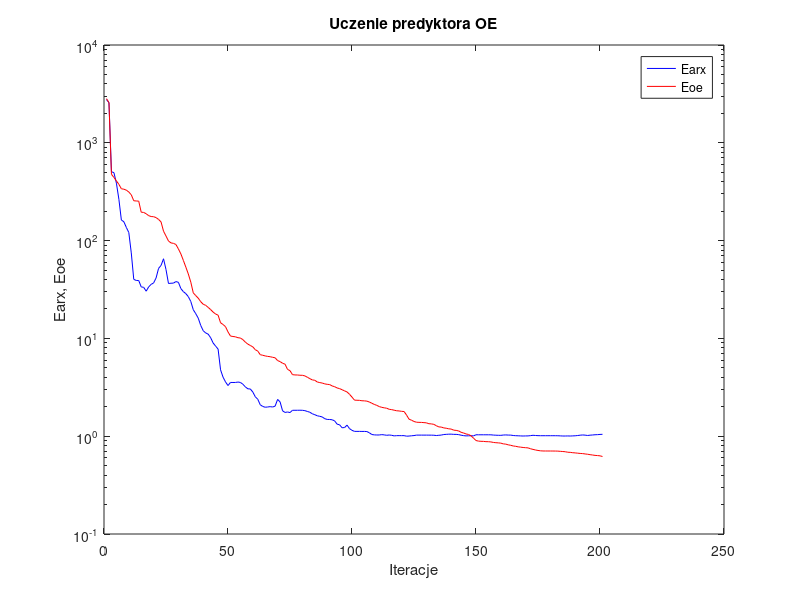
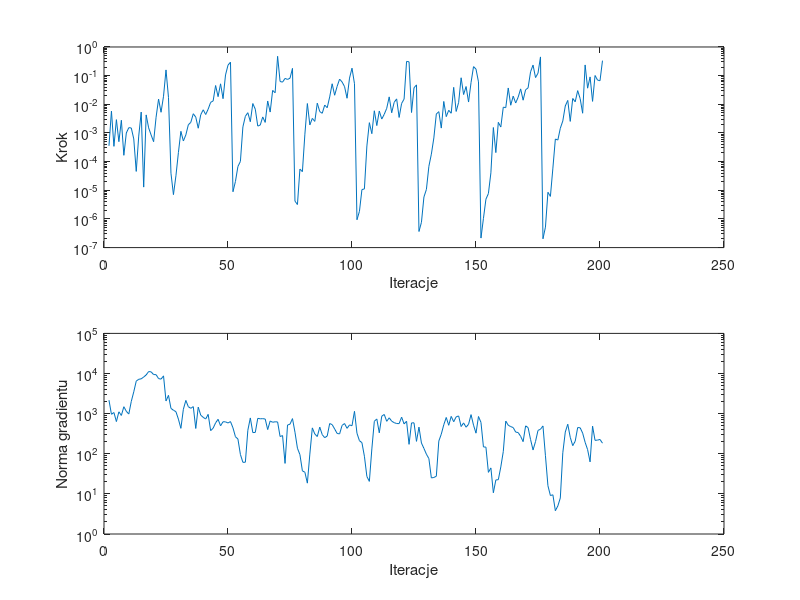

Source code (MATLAB) for these figures, in order:
%uczenie predyktora oe
clear all;
n=0; farx(n+1)=2.768717e+003; foe(n+1)=2.828137e+003; wspucz(n+1)=0.000000e+000; ng(n+1)=0.000000e+000;
%odnowa zmiennej metryki
n=1; farx(n+1)=2.568136e+003; foe(n+1)=2.582250e+003; krok(n+1)=3.559311e-004; ng(n+1)=2.166682e+003;
n=2; farx(n+1)=5.055500e+002; foe(n+1)=4.762487e+002; krok(n+1)=5.767896e-003; ng(n+1)=9.634037e+002;
n=3; farx(n+1)=4.956094e+002; foe(n+1)=4.424107e+002; krok(n+1)=3.411214e-004; ng(n+1)=1.066085e+003;
n=4; farx(n+1)=3.865161e+002; foe(n+1)=4.080400e+002; krok(n+1)=2.914669e-003; ng(n+1)=6.341893e+002;
n=5; farx(n+1)=2.647045e+002; foe(n+1)=3.760775e+002; krok(n+1)=4.966995e-004; ng(n+1)=1.110304e+003;
n=6; farx(n+1)=1.624023e+002; foe(n+1)=3.389801e+002; krok(n+1)=2.774090e-003; ng(n+1)=9.015942e+002;
n=7; farx(n+1)=1.559207e+002; foe(n+1)=3.354132e+002; krok(n+1)=1.661929e-004; ng(n+1)=1.487100e+003;
n=8; farx(n+1)=1.364954e+002; foe(n+1)=3.280714e+002; krok(n+1)=9.977322e-004; ng(n+1)=1.142833e+003;
n=9; farx(n+1)=1.209792e+002; foe(n+1)=3.139650e+002; krok(n+1)=1.532691e-003; ng(n+1)=9.768259e+002;
n=10; farx(n+1)=7.484930e+001; foe(n+1)=2.940638e+002; krok(n+1)=1.491801e-003; ng(n+1)=2.014803e+003;
n=11; farx(n+1)=4.014964e+001; foe(n+1)=2.555442e+002; krok(n+1)=6.196678e-004; ng(n+1)=3.495794e+003;
n=12; farx(n+1)=3.914297e+001; foe(n+1)=2.542299e+002; krok(n+1)=4.554340e-005; ng(n+1)=6.463006e+003;
n=13; farx(n+1)=3.906467e+001; foe(n+1)=2.532121e+002; krok(n+1)=7.779359e-004; ng(n+1)=7.175534e+003;
n=14; farx(n+1)=3.364404e+001; foe(n+1)=1.952211e+002; krok(n+1)=5.355898e-003; ng(n+1)=7.374129e+003;
n=15; farx(n+1)=3.326511e+001; foe(n+1)=1.940742e+002; krok(n+1)=1.290553e-005; ng(n+1)=8.173959e+003;
n=16; farx(n+1)=3.039003e+001; foe(n+1)=1.881969e+002; krok(n+1)=4.267031e-003; ng(n+1)=9.218197e+003;
n=17; farx(n+1)=3.359326e+001; foe(n+1)=1.800195e+002; krok(n+1)=1.505777e-003; ng(n+1)=1.119411e+004;
n=18; farx(n+1)=3.569132e+001; foe(n+1)=1.762167e+002; krok(n+1)=8.500296e-004; ng(n+1)=1.099798e+004;
n=19; farx(n+1)=3.688582e+001; foe(n+1)=1.756017e+002; krok(n+1)=4.957630e-004; ng(n+1)=9.416795e+003;
n=20; farx(n+1)=4.152072e+001; foe(n+1)=1.718138e+002; krok(n+1)=3.544455e-003; ng(n+1)=9.362548e+003;
n=21; farx(n+1)=5.198369e+001; foe(n+1)=1.646538e+002; krok(n+1)=1.520725e-002; ng(n+1)=7.469784e+003;
n=22; farx(n+1)=5.573153e+001; foe(n+1)=1.553814e+002; krok(n+1)=5.274350e-003; ng(n+1)=7.247057e+003;
n=23; farx(n+1)=6.520691e+001; foe(n+1)=1.247749e+002; krok(n+1)=1.913246e-002; ng(n+1)=8.740101e+003;
n=24; farx(n+1)=5.059099e+001; foe(n+1)=1.114151e+002; krok(n+1)=1.583927e-001; ng(n+1)=2.067266e+003;
n=25; farx(n+1)=3.644044e+001; foe(n+1)=9.904003e+001; krok(n+1)=1.740861e-002; ng(n+1)=2.855917e+003;
%odnowa zmiennej metryki
n=26; farx(n+1)=3.665725e+001; foe(n+1)=9.473087e+001; krok(n+1)=3.939832e-005; ng(n+1)=1.350700e+003;
n=27; farx(n+1)=3.675696e+001; foe(n+1)=9.370535e+001; krok(n+1)=7.048309e-006; ng(n+1)=1.215273e+003;
n=28; farx(n+1)=3.810355e+001; foe(n+1)=9.126778e+001; krok(n+1)=3.193262e-005; ng(n+1)=1.120105e+003;
n=29; farx(n+1)=3.745708e+001; foe(n+1)=8.221090e+001; krok(n+1)=2.064568e-004; ng(n+1)=7.294579e+002;
n=30; farx(n+1)=3.230307e+001; foe(n+1)=7.304543e+001; krok(n+1)=1.140915e-003; ng(n+1)=4.299281e+002;
n=31; farx(n+1)=3.006067e+001; foe(n+1)=6.273251e+001; krok(n+1)=5.251366e-004; ng(n+1)=1.284485e+003;
n=32; farx(n+1)=2.869803e+001; foe(n+1)=5.355707e+001; krok(n+1)=8.566255e-004; ng(n+1)=2.134881e+003;
n=33; farx(n+1)=2.671424e+001; foe(n+1)=4.554177e+001; krok(n+1)=1.926084e-003; ng(n+1)=1.489329e+003;
n=34; farx(n+1)=2.384778e+001; foe(n+1)=3.759920e+001; krok(n+1)=2.344633e-003; ng(n+1)=1.358279e+003;
n=35; farx(n+1)=1.964500e+001; foe(n+1)=2.920545e+001; krok(n+1)=4.689265e-003; ng(n+1)=1.494584e+003;
n=36; farx(n+1)=1.788763e+001; foe(n+1)=2.739079e+001; krok(n+1)=3.572423e-003; ng(n+1)=4.269184e+002;
n=37; farx(n+1)=1.610810e+001; foe(n+1)=2.578813e+001; krok(n+1)=1.462416e-003; ng(n+1)=1.452878e+003;
n=38; farx(n+1)=1.356726e+001; foe(n+1)=2.373786e+001; krok(n+1)=4.312903e-003; ng(n+1)=9.175847e+002;
n=39; farx(n+1)=1.199216e+001; foe(n+1)=2.233694e+001; krok(n+1)=6.430697e-003; ng(n+1)=8.085138e+002;
n=40; farx(n+1)=1.137026e+001; foe(n+1)=2.178665e+001; krok(n+1)=4.403244e-003; ng(n+1)=7.343269e+002;
n=41; farx(n+1)=1.105482e+001; foe(n+1)=2.075679e+001; krok(n+1)=6.764823e-003; ng(n+1)=9.592602e+002;
n=42; farx(n+1)=1.016453e+001; foe(n+1)=1.969856e+001; krok(n+1)=1.171709e-002; ng(n+1)=3.771971e+002;
n=43; farx(n+1)=8.982846e+000; foe(n+1)=1.859176e+001; krok(n+1)=1.305754e-002; ng(n+1)=4.335789e+002;
n=44; farx(n+1)=8.340689e+000; foe(n+1)=1.774770e+001; krok(n+1)=4.524124e-002; ng(n+1)=5.898551e+002;
n=45; farx(n+1)=7.783860e+000; foe(n+1)=1.728848e+001; krok(n+1)=1.848181e-002; ng(n+1)=7.225791e+002;
n=46; farx(n+1)=4.771987e+000; foe(n+1)=1.444611e+001; krok(n+1)=5.184392e-002; ng(n+1)=4.972990e+002;
n=47; farx(n+1)=4.014257e+000; foe(n+1)=1.387802e+001; krok(n+1)=1.571994e-002; ng(n+1)=6.286211e+002;
n=48; farx(n+1)=3.590265e+000; foe(n+1)=1.317624e+001; krok(n+1)=1.057221e-001; ng(n+1)=6.240746e+002;
n=49; farx(n+1)=3.295438e+000; foe(n+1)=1.164715e+001; krok(n+1)=2.320583e-001; ng(n+1)=5.847396e+002;
n=50; farx(n+1)=3.545968e+000; foe(n+1)=1.057169e+001; krok(n+1)=2.953927e-001; ng(n+1)=6.339350e+002;
%odnowa zmiennej metryki
n=51; farx(n+1)=3.542351e+000; foe(n+1)=1.045912e+001; krok(n+1)=8.887598e-006; ng(n+1)=4.432140e+002;
n=52; farx(n+1)=3.544017e+000; foe(n+1)=1.038023e+001; krok(n+1)=2.036925e-005; ng(n+1)=2.655201e+002;
n=53; farx(n+1)=3.580267e+000; foe(n+1)=1.016828e+001; krok(n+1)=6.775097e-005; ng(n+1)=2.329403e+002;
n=54; farx(n+1)=3.545057e+000; foe(n+1)=1.008500e+001; krok(n+1)=1.015140e-004; ng(n+1)=9.603398e+001;
n=55; farx(n+1)=3.399273e+000; foe(n+1)=9.715707e+000; krok(n+1)=1.624224e-003; ng(n+1)=6.116128e+001;
n=56; farx(n+1)=3.195663e+000; foe(n+1)=9.158836e+000; krok(n+1)=3.816075e-003; ng(n+1)=6.150488e+001;
n=57; farx(n+1)=3.051121e+000; foe(n+1)=8.740200e+000; krok(n+1)=5.095665e-003; ng(n+1)=3.853988e+002;
n=58; farx(n+1)=3.040148e+000; foe(n+1)=8.469069e+000; krok(n+1)=2.469223e-003; ng(n+1)=7.817696e+002;
n=59; farx(n+1)=2.829979e+000; foe(n+1)=8.191483e+000; krok(n+1)=1.063635e-002; ng(n+1)=3.370449e+002;
n=60; farx(n+1)=2.531106e+000; foe(n+1)=7.668298e+000; krok(n+1)=6.757425e-003; ng(n+1)=3.402894e+002;
n=61; farx(n+1)=2.386593e+000; foe(n+1)=7.412589e+000; krok(n+1)=1.736904e-003; ng(n+1)=7.636436e+002;
n=62; farx(n+1)=2.096230e+000; foe(n+1)=6.818172e+000; krok(n+1)=1.889589e-003; ng(n+1)=7.434814e+002;
n=63; farx(n+1)=2.015390e+000; foe(n+1)=6.720853e+000; krok(n+1)=3.625910e-003; ng(n+1)=7.498895e+002;
n=64; farx(n+1)=1.977891e+000; foe(n+1)=6.621888e+000; krok(n+1)=2.337021e-003; ng(n+1)=7.343310e+002;
n=65; farx(n+1)=1.989612e+000; foe(n+1)=6.546689e+000; krok(n+1)=1.305754e-002; ng(n+1)=4.006024e+002;
n=66; farx(n+1)=2.005813e+000; foe(n+1)=6.499753e+000; krok(n+1)=5.355898e-003; ng(n+1)=6.548784e+002;
n=67; farx(n+1)=1.988948e+000; foe(n+1)=6.407572e+000; krok(n+1)=3.052860e-002; ng(n+1)=6.098744e+002;
n=68; farx(n+1)=2.029486e+000; foe(n+1)=6.333705e+000; krok(n+1)=2.527804e-002; ng(n+1)=6.263529e+002;
n=69; farx(n+1)=2.377803e+000; foe(n+1)=5.935480e+000; krok(n+1)=4.726961e-001; ng(n+1)=6.211387e+002;
n=70; farx(n+1)=2.243751e+000; foe(n+1)=5.787455e+000; krok(n+1)=6.255374e-002; ng(n+1)=2.685036e+002;
n=71; farx(n+1)=1.818462e+000; foe(n+1)=5.572981e+000; krok(n+1)=5.934607e-002; ng(n+1)=2.839780e+002;
n=72; farx(n+1)=1.749591e+000; foe(n+1)=5.450507e+000; krok(n+1)=8.005809e-002; ng(n+1)=5.751921e+001;
n=73; farx(n+1)=1.769127e+000; foe(n+1)=4.821386e+000; krok(n+1)=7.374021e-002; ng(n+1)=5.201245e+002;
n=74; farx(n+1)=1.744574e+000; foe(n+1)=4.679623e+000; krok(n+1)=8.139610e-002; ng(n+1)=5.456996e+002;
n=75; farx(n+1)=1.841007e+000; foe(n+1)=4.258418e+000; krok(n+1)=1.794664e-001; ng(n+1)=7.520789e+002;
%odnowa zmiennej metryki
n=76; farx(n+1)=1.841299e+000; foe(n+1)=4.229844e+000; krok(n+1)=4.189291e-006; ng(n+1)=3.447323e+002;
n=77; farx(n+1)=1.841707e+000; foe(n+1)=4.225832e+000; krok(n+1)=3.185077e-006; ng(n+1)=1.371814e+002;
n=78; farx(n+1)=1.843438e+000; foe(n+1)=4.198851e+000; krok(n+1)=5.493831e-005; ng(n+1)=9.497891e+001;
n=79; farx(n+1)=1.840365e+000; foe(n+1)=4.195423e+000; krok(n+1)=4.461789e-005; ng(n+1)=3.742962e+001;
n=80; farx(n+1)=1.825069e+000; foe(n+1)=4.136118e+000; krok(n+1)=9.064776e-004; ng(n+1)=3.466783e+001;
n=81; farx(n+1)=1.790823e+000; foe(n+1)=4.007100e+000; krok(n+1)=1.064021e-002; ng(n+1)=1.851991e+001;
n=82; farx(n+1)=1.757577e+000; foe(n+1)=3.876721e+000; krok(n+1)=1.909306e-003; ng(n+1)=9.811891e+001;
n=83; farx(n+1)=1.695386e+000; foe(n+1)=3.763563e+000; krok(n+1)=3.225080e-003; ng(n+1)=4.413959e+002;
n=84; farx(n+1)=1.659210e+000; foe(n+1)=3.730777e+000; krok(n+1)=2.531421e-003; ng(n+1)=3.110982e+002;
n=85; farx(n+1)=1.616706e+000; foe(n+1)=3.582957e+000; krok(n+1)=1.095618e-002; ng(n+1)=2.688168e+002;
n=86; farx(n+1)=1.597864e+000; foe(n+1)=3.533941e+000; krok(n+1)=5.557598e-003; ng(n+1)=4.614352e+002;
n=87; farx(n+1)=1.573436e+000; foe(n+1)=3.494733e+000; krok(n+1)=4.866267e-003; ng(n+1)=2.991977e+002;
n=88; farx(n+1)=1.510918e+000; foe(n+1)=3.428290e+000; krok(n+1)=9.416683e-003; ng(n+1)=2.516390e+002;
n=89; farx(n+1)=1.484266e+000; foe(n+1)=3.392189e+000; krok(n+1)=7.591652e-003; ng(n+1)=2.763704e+002;
n=90; farx(n+1)=1.482286e+000; foe(n+1)=3.371598e+000; krok(n+1)=1.806016e-002; ng(n+1)=5.666224e+002;
n=91; farx(n+1)=1.472453e+000; foe(n+1)=3.265490e+000; krok(n+1)=5.205007e-002; ng(n+1)=5.316635e+002;
n=92; farx(n+1)=1.434177e+000; foe(n+1)=3.207347e+000; krok(n+1)=2.069473e-002; ng(n+1)=4.153671e+002;
n=93; farx(n+1)=1.327413e+000; foe(n+1)=3.115135e+000; krok(n+1)=4.215364e-002; ng(n+1)=3.205968e+002;
n=94; farx(n+1)=1.308398e+000; foe(n+1)=3.065118e+000; krok(n+1)=7.551359e-002; ng(n+1)=3.126873e+002;
n=95; farx(n+1)=1.220124e+000; foe(n+1)=2.987715e+000; krok(n+1)=6.020520e-002; ng(n+1)=5.095983e+002;
n=96; farx(n+1)=1.225554e+000; foe(n+1)=2.906955e+000; krok(n+1)=4.134280e-002; ng(n+1)=5.660665e+002;
n=97; farx(n+1)=1.297618e+000; foe(n+1)=2.834607e+000; krok(n+1)=1.626130e-002; ng(n+1)=4.298138e+002;
n=98; farx(n+1)=1.195184e+000; foe(n+1)=2.683459e+000; krok(n+1)=8.219922e-002; ng(n+1)=5.231390e+002;
n=99; farx(n+1)=1.148297e+000; foe(n+1)=2.509219e+000; krok(n+1)=1.822367e-001; ng(n+1)=4.993551e+002;
n=100; farx(n+1)=1.120468e+000; foe(n+1)=2.337984e+000; krok(n+1)=5.221283e-002; ng(n+1)=1.142731e+003;
%odnowa zmiennej metryki
n=101; farx(n+1)=1.120340e+000; foe(n+1)=2.330729e+000; krok(n+1)=9.360102e-007; ng(n+1)=3.246185e+002;
n=102; farx(n+1)=1.120200e+000; foe(n+1)=2.326008e+000; krok(n+1)=1.845341e-006; ng(n+1)=2.116726e+002;
n=103; farx(n+1)=1.118917e+000; foe(n+1)=2.303694e+000; krok(n+1)=1.057446e-005; ng(n+1)=1.890765e+002;
n=104; farx(n+1)=1.119353e+000; foe(n+1)=2.298679e+000; krok(n+1)=1.115447e-005; ng(n+1)=8.669510e+001;
n=105; farx(n+1)=1.115563e+000; foe(n+1)=2.282939e+000; krok(n+1)=3.522699e-004; ng(n+1)=2.711495e+001;
n=106; farx(n+1)=1.083297e+000; foe(n+1)=2.236772e+000; krok(n+1)=2.286608e-003; ng(n+1)=2.049921e+001;
n=107; farx(n+1)=1.040591e+000; foe(n+1)=2.172740e+000; krok(n+1)=9.446471e-004; ng(n+1)=1.318774e+002;
n=108; farx(n+1)=1.031603e+000; foe(n+1)=2.112886e+000; krok(n+1)=5.946996e-003; ng(n+1)=6.438342e+002;
n=109; farx(n+1)=1.028922e+000; foe(n+1)=2.066408e+000; krok(n+1)=1.810600e-003; ng(n+1)=7.367284e+002;
n=110; farx(n+1)=1.029583e+000; foe(n+1)=2.008154e+000; krok(n+1)=5.836445e-003; ng(n+1)=3.326792e+002;
n=111; farx(n+1)=1.037745e+000; foe(n+1)=1.972768e+000; krok(n+1)=3.056641e-003; ng(n+1)=8.655153e+002;
n=112; farx(n+1)=1.031480e+000; foe(n+1)=1.950353e+000; krok(n+1)=4.483426e-003; ng(n+1)=9.538026e+002;
n=113; farx(n+1)=1.021662e+000; foe(n+1)=1.932717e+000; krok(n+1)=7.251821e-003; ng(n+1)=6.438748e+002;
n=114; farx(n+1)=1.028801e+000; foe(n+1)=1.883952e+000; krok(n+1)=1.815661e-002; ng(n+1)=7.866959e+002;
n=115; farx(n+1)=1.021652e+000; foe(n+1)=1.869705e+000; krok(n+1)=5.060913e-003; ng(n+1)=6.497132e+002;
n=116; farx(n+1)=1.007460e+000; foe(n+1)=1.844405e+000; krok(n+1)=1.169933e-002; ng(n+1)=5.961320e+002;
n=117; farx(n+1)=1.013155e+000; foe(n+1)=1.820137e+000; krok(n+1)=1.543251e-002; ng(n+1)=5.670011e+002;
n=118; farx(n+1)=1.013690e+000; foe(n+1)=1.812380e+000; krok(n+1)=3.473809e-003; ng(n+1)=5.638865e+002;
n=119; farx(n+1)=1.013156e+000; foe(n+1)=1.795941e+000; krok(n+1)=1.071180e-002; ng(n+1)=8.170568e+002;
n=120; farx(n+1)=1.013633e+000; foe(n+1)=1.787702e+000; krok(n+1)=1.517118e-002; ng(n+1)=5.549687e+002;
n=121; farx(n+1)=1.000894e+000; foe(n+1)=1.643292e+000; krok(n+1)=3.131249e-001; ng(n+1)=6.458167e+002;
n=122; farx(n+1)=1.003578e+000; foe(n+1)=1.492213e+000; krok(n+1)=3.038513e-001; ng(n+1)=1.716673e+002;
n=123; farx(n+1)=1.010063e+000; foe(n+1)=1.457216e+000; krok(n+1)=5.172508e-003; ng(n+1)=5.870703e+002;
n=124; farx(n+1)=1.015152e+000; foe(n+1)=1.414341e+000; krok(n+1)=3.758985e-002; ng(n+1)=5.901500e+002;
n=125; farx(n+1)=1.026127e+000; foe(n+1)=1.390094e+000; krok(n+1)=4.756755e-002; ng(n+1)=2.037633e+002;
%odnowa zmiennej metryki
n=126; farx(n+1)=1.026043e+000; foe(n+1)=1.385439e+000; krok(n+1)=3.642702e-007; ng(n+1)=4.616216e+002;
n=127; farx(n+1)=1.026002e+000; foe(n+1)=1.383935e+000; krok(n+1)=7.623743e-007; ng(n+1)=1.852200e+002;
n=128; farx(n+1)=1.025784e+000; foe(n+1)=1.376654e+000; krok(n+1)=5.828323e-006; ng(n+1)=1.359003e+002;
n=129; farx(n+1)=1.025877e+000; foe(n+1)=1.369631e+000; krok(n+1)=1.069939e-005; ng(n+1)=9.750984e+001;
n=130; farx(n+1)=1.025446e+000; foe(n+1)=1.341868e+000; krok(n+1)=6.874781e-005; ng(n+1)=7.578171e+001;
n=131; farx(n+1)=1.025039e+000; foe(n+1)=1.336406e+000; krok(n+1)=1.821668e-004; ng(n+1)=2.498796e+001;
n=132; farx(n+1)=1.023223e+000; foe(n+1)=1.321666e+000; krok(n+1)=6.710424e-004; ng(n+1)=2.565205e+001;
n=133; farx(n+1)=1.016005e+000; foe(n+1)=1.280173e+000; krok(n+1)=4.576361e-003; ng(n+1)=2.750715e+001;
n=134; farx(n+1)=1.021944e+000; foe(n+1)=1.244920e+000; krok(n+1)=5.548179e-003; ng(n+1)=2.068700e+002;
n=135; farx(n+1)=1.026915e+000; foe(n+1)=1.239716e+000; krok(n+1)=1.478815e-003; ng(n+1)=3.076394e+002;
n=136; farx(n+1)=1.040476e+000; foe(n+1)=1.215513e+000; krok(n+1)=1.256724e-002; ng(n+1)=5.274728e+002;
n=137; farx(n+1)=1.044505e+000; foe(n+1)=1.206470e+000; krok(n+1)=3.715831e-003; ng(n+1)=8.030136e+002;
n=138; farx(n+1)=1.048783e+000; foe(n+1)=1.189997e+000; krok(n+1)=6.192369e-003; ng(n+1)=5.120947e+002;
n=139; farx(n+1)=1.049572e+000; foe(n+1)=1.182837e+000; krok(n+1)=4.876433e-003; ng(n+1)=8.535929e+002;
n=140; farx(n+1)=1.044226e+000; foe(n+1)=1.153280e+000; krok(n+1)=3.903718e-002; ng(n+1)=6.282168e+002;
n=141; farx(n+1)=1.043830e+000; foe(n+1)=1.146641e+000; krok(n+1)=5.631405e-003; ng(n+1)=8.319613e+002;
n=142; farx(n+1)=1.037814e+000; foe(n+1)=1.131942e+000; krok(n+1)=1.170476e-002; ng(n+1)=8.758425e+002;
n=143; farx(n+1)=1.024095e+000; foe(n+1)=1.096178e+000; krok(n+1)=8.430727e-002; ng(n+1)=4.767141e+002;
n=144; farx(n+1)=1.013492e+000; foe(n+1)=1.077657e+000; krok(n+1)=2.191235e-002; ng(n+1)=5.878209e+002;
n=145; farx(n+1)=1.007500e+000; foe(n+1)=1.054159e+000; krok(n+1)=4.171530e-002; ng(n+1)=4.585537e+002;
n=146; farx(n+1)=1.009421e+000; foe(n+1)=1.041839e+000; krok(n+1)=1.199953e-002; ng(n+1)=5.443231e+002;
n=147; farx(n+1)=1.011492e+000; foe(n+1)=1.008963e+000; krok(n+1)=5.753341e-002; ng(n+1)=9.448457e+002;
n=148; farx(n+1)=1.007579e+000; foe(n+1)=9.544118e-001; krok(n+1)=2.063035e-001; ng(n+1)=5.160810e+002;
n=149; farx(n+1)=1.034327e+000; foe(n+1)=9.031515e-001; krok(n+1)=1.690558e-001; ng(n+1)=3.260374e+002;
n=150; farx(n+1)=1.033864e+000; foe(n+1)=8.908112e-001; krok(n+1)=6.073322e-002; ng(n+1)=8.483325e+002;
%odnowa zmiennej metryki
n=151; farx(n+1)=1.033832e+000; foe(n+1)=8.866732e-001; krok(n+1)=2.147793e-007; ng(n+1)=6.056645e+002;
n=152; farx(n+1)=1.033797e+000; foe(n+1)=8.852912e-001; krok(n+1)=1.047323e-006; ng(n+1)=1.479813e+002;
n=153; farx(n+1)=1.033731e+000; foe(n+1)=8.796092e-001; krok(n+1)=4.886358e-006; ng(n+1)=1.462226e+002;
n=154; farx(n+1)=1.033659e+000; foe(n+1)=8.787822e-001; krok(n+1)=7.698578e-006; ng(n+1)=3.439673e+001;
n=155; farx(n+1)=1.033291e+000; foe(n+1)=8.738209e-001; krok(n+1)=4.055039e-005; ng(n+1)=4.434914e+001;
n=156; farx(n+1)=1.027072e+000; foe(n+1)=8.636584e-001; krok(n+1)=1.548092e-003; ng(n+1)=1.066408e+001;
n=157; farx(n+1)=1.023739e+000; foe(n+1)=8.582007e-001; krok(n+1)=2.064885e-004; ng(n+1)=2.224665e+001;
n=158; farx(n+1)=1.021709e+000; foe(n+1)=8.546805e-001; krok(n+1)=2.349366e-003; ng(n+1)=2.260636e+001;
n=159; farx(n+1)=1.020536e+000; foe(n+1)=8.494677e-001; krok(n+1)=1.612540e-003; ng(n+1)=4.689579e+001;
n=160; farx(n+1)=1.027656e+000; foe(n+1)=8.349679e-001; krok(n+1)=7.947193e-003; ng(n+1)=1.134501e+002;
n=161; farx(n+1)=1.030735e+000; foe(n+1)=8.296948e-001; krok(n+1)=7.632150e-003; ng(n+1)=6.538162e+002;
n=162; farx(n+1)=1.026711e+000; foe(n+1)=8.162190e-001; krok(n+1)=3.715822e-002; ng(n+1)=5.129218e+002;
n=163; farx(n+1)=1.026210e+000; foe(n+1)=8.072099e-001; krok(n+1)=9.280118e-003; ng(n+1)=4.755659e+002;
n=164; farx(n+1)=1.016662e+000; foe(n+1)=7.947229e-001; krok(n+1)=1.927372e-002; ng(n+1)=4.495274e+002;
n=165; farx(n+1)=1.012088e+000; foe(n+1)=7.882529e-001; krok(n+1)=1.109636e-002; ng(n+1)=3.470845e+002;
n=166; farx(n+1)=1.009786e+000; foe(n+1)=7.786369e-001; krok(n+1)=1.771116e-002; ng(n+1)=3.376558e+002;
n=167; farx(n+1)=1.006786e+000; foe(n+1)=7.728336e-001; krok(n+1)=3.450322e-002; ng(n+1)=2.716908e+002;
n=168; farx(n+1)=1.004513e+000; foe(n+1)=7.666805e-001; krok(n+1)=1.390067e-002; ng(n+1)=2.003977e+002;
n=169; farx(n+1)=1.006596e+000; foe(n+1)=7.628734e-001; krok(n+1)=3.209254e-002; ng(n+1)=4.953112e+002;
n=170; farx(n+1)=1.007090e+000; foe(n+1)=7.595878e-001; krok(n+1)=3.743558e-002; ng(n+1)=4.489059e+002;
n=171; farx(n+1)=1.013777e+000; foe(n+1)=7.439363e-001; krok(n+1)=1.365319e-001; ng(n+1)=2.261827e+002;
n=172; farx(n+1)=1.021902e+000; foe(n+1)=7.330023e-001; krok(n+1)=2.340680e-001; ng(n+1)=1.242564e+002;
n=173; farx(n+1)=1.016820e+000; foe(n+1)=7.227974e-001; krok(n+1)=8.571529e-002; ng(n+1)=2.017549e+002;
n=174; farx(n+1)=1.013178e+000; foe(n+1)=7.148947e-001; krok(n+1)=1.217528e-001; ng(n+1)=3.825244e+002;
n=175; farx(n+1)=1.011783e+000; foe(n+1)=7.089287e-001; krok(n+1)=4.500546e-001; ng(n+1)=4.079074e+002;
%odnowa zmiennej metryki
n=176; farx(n+1)=1.011759e+000; foe(n+1)=7.061642e-001; krok(n+1)=2.025891e-007; ng(n+1)=4.931924e+002;
n=177; farx(n+1)=1.011746e+000; foe(n+1)=7.058947e-001; krok(n+1)=5.171696e-007; ng(n+1)=8.945070e+001;
n=178; farx(n+1)=1.011745e+000; foe(n+1)=7.057871e-001; krok(n+1)=8.500298e-006; ng(n+1)=1.601093e+001;
n=179; farx(n+1)=1.011741e+000; foe(n+1)=7.057255e-001; krok(n+1)=6.122691e-006; ng(n+1)=9.084560e+000;
n=180; farx(n+1)=1.011725e+000; foe(n+1)=7.053840e-001; krok(n+1)=5.930978e-005; ng(n+1)=9.490245e+000;
n=181; farx(n+1)=1.011510e+000; foe(n+1)=7.049212e-001; krok(n+1)=6.158105e-004; ng(n+1)=3.803784e+000;
n=182; farx(n+1)=1.010830e+000; foe(n+1)=7.039024e-001; krok(n+1)=5.656595e-004; ng(n+1)=5.009898e+000;
n=183; farx(n+1)=1.007842e+000; foe(n+1)=7.002991e-001; krok(n+1)=1.462416e-003; ng(n+1)=7.919674e+000;
n=184; farx(n+1)=1.004595e+000; foe(n+1)=6.973610e-001; krok(n+1)=2.621411e-003; ng(n+1)=1.059073e+002;
n=185; farx(n+1)=1.004501e+000; foe(n+1)=6.938778e-001; krok(n+1)=8.751130e-003; ng(n+1)=3.475291e+002;
n=186; farx(n+1)=1.006316e+000; foe(n+1)=6.855204e-001; krok(n+1)=1.366559e-002; ng(n+1)=5.445572e+002;
n=187; farx(n+1)=1.004214e+000; foe(n+1)=6.836746e-001; krok(n+1)=2.531421e-003; ng(n+1)=2.574379e+002;
n=188; farx(n+1)=1.007550e+000; foe(n+1)=6.779887e-001; krok(n+1)=1.596372e-002; ng(n+1)=1.592737e+002;
n=189; farx(n+1)=1.010026e+000; foe(n+1)=6.750255e-001; krok(n+1)=1.220118e-002; ng(n+1)=2.053193e+002;
n=190; farx(n+1)=1.016543e+000; foe(n+1)=6.705175e-001; krok(n+1)=3.001201e-002; ng(n+1)=4.503521e+002;
n=191; farx(n+1)=1.023935e+000; foe(n+1)=6.664710e-001; krok(n+1)=1.576669e-002; ng(n+1)=4.441483e+002;
n=192; farx(n+1)=1.029697e+000; foe(n+1)=6.639562e-001; krok(n+1)=4.880194e-003; ng(n+1)=3.276921e+002;
n=193; farx(n+1)=1.025425e+000; foe(n+1)=6.586640e-001; krok(n+1)=2.363480e-001; ng(n+1)=1.930688e+002;
n=194; farx(n+1)=1.017084e+000; foe(n+1)=6.538412e-001; krok(n+1)=3.651364e-002; ng(n+1)=1.266767e+002;
n=195; farx(n+1)=1.024597e+000; foe(n+1)=6.476128e-001; krok(n+1)=9.035956e-002; ng(n+1)=6.280688e+001;
n=196; farx(n+1)=1.029213e+000; foe(n+1)=6.421974e-001; krok(n+1)=1.264842e-002; ng(n+1)=4.877414e+002;
n=197; farx(n+1)=1.034845e+000; foe(n+1)=6.365702e-001; krok(n+1)=1.011873e-001; ng(n+1)=2.158770e+002;
n=198; farx(n+1)=1.037369e+000; foe(n+1)=6.338796e-001; krok(n+1)=7.000904e-002; ng(n+1)=2.188562e+002;
n=199; farx(n+1)=1.042795e+000; foe(n+1)=6.299799e-001; krok(n+1)=6.640781e-002; ng(n+1)=2.272960e+002;
n=200; farx(n+1)=1.045461e+000; foe(n+1)=6.202818e-001; krok(n+1)=3.337297e-001; ng(n+1)=1.834110e+002;

figure; semilogy(farx,'b'); hold on; semilogy(foe,'r'); xlabel('Iteracje'); ylabel('Earx, Eoe'); legend('Earx','Eoe'); title('Uczenie predyktora OE');
figure; subplot(2,1,1); semilogy(krok); xlabel('Iteracje'); ylabel('Krok');
subplot(2,1,2); semilogy(ng); xlabel('Iteracje'); ylabel('Norma gradientu');
Earx=farx(n+1)
Eoe=foe(n+1)
